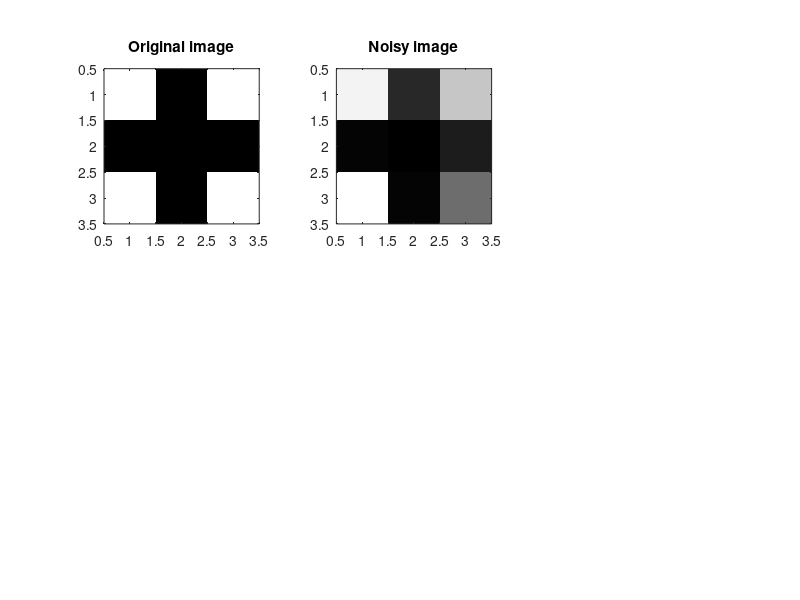

Recreate this plot in MATLAB. (Note: this script raises an error after producing the figure.)
clear; close all;
l = 3;
X = ones(l,l);
h = ceil(l/2);
for i = 1:l
    X(i,h) = 0;
    X(h,i) = 0;
end
img = double(X);
img = sign(img-mean(img(:)));

figure;
subplot(2,3,1);
imagesc(img);
title('Original image');
axis image;
colormap gray;
%% Noisy image
sigma = 0.5; % noise level
x = img + sigma*randn(size(img)); % noisy signal
subplot(2,3,2);
imagesc(x);
title('Noisy image');
axis image;
colormap gray;
%% Construct MRF data
epoch = 20;
J = 1;   % ising parameter
[A,nodePot,edgePot] = mrfIsGa(x,sigma,J);
%% Exact
[nodeBel,edgeBel,lnZ] = mrfExact(A,nodePot,edgePot);
subplot(2,3,3);
imagesc(reshape(nodeBel(1,:),size(img)));
title('Exact');
axis image;
colormap gray;
%% Mean Field
[nodeBel0,edgeBel0,lnZ0] = mrfMf(A,nodePot,edgePot,epoch);

L0 = mrfGibbs(A,nodePot,edgePot,nodeBel0);
L1 = mrfBethe(A,nodePot,edgePot,nodeBel0,edgeBel0);
maxdiff(L0,lnZ0(end))
maxdiff(L0,L1)

subplot(2,3,4);
imagesc(reshape(nodeBel0(1,:),size(img)));
title('Mean Field');
axis image;
colormap gray;
%% Belief Propagation
[nodeBel1,edgeBel1,lnZ1] = mrfBp(A,nodePot,edgePot,epoch);

subplot(2,3,5);
imagesc(reshape(nodeBel1(1,:),size(img)));
title('Belief Propagation');
axis image;
colormap gray;
%% Gibbs Sampling
burnin = 200;
t = 100;
z = mrfGs(A,nodePot,edgePot,burnin,t);
[nodeBel2,edgeBel2,lnZ2] = mrfAprox(z,A,nodePot,edgePot);

subplot(2,3,6);
imagesc(reshape(nodeBel2(1,:),size(img)));
title('Gibbs Sampling');
axis image;
colormap gray;
%% Energy comparation
figure
lnZ = lnZ*ones(1,epoch);
lnZ2 = lnZ2*ones(1,epoch);

epochs = 1:epoch;
plot( epochs,lnZ,'b-', ...
      epochs,lnZ0,'r-', ...
      epochs,lnZ1,'m-',...
      epochs,lnZ2,'k-');
xlabel('epoch');       %  add axis labels and plot title
ylabel('energy');
title('Energy Comparation');
legend('Exact','MF','BP','GS');